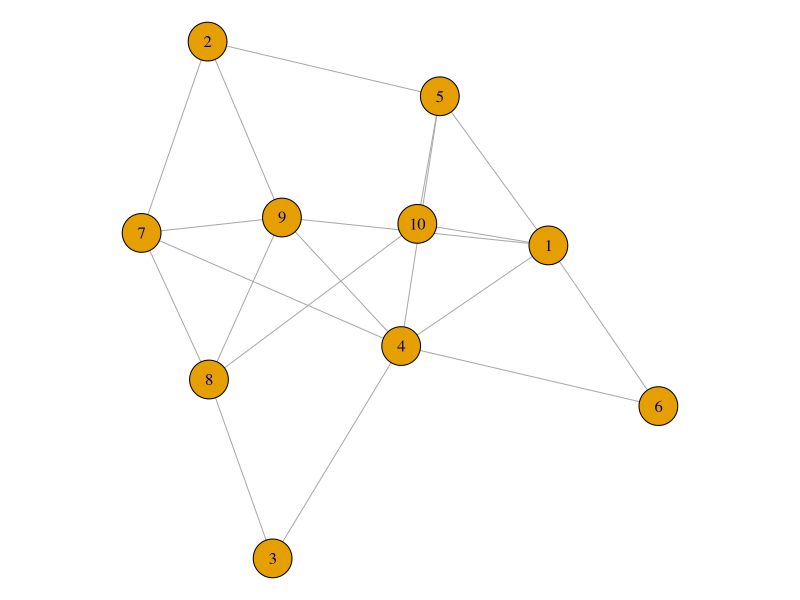
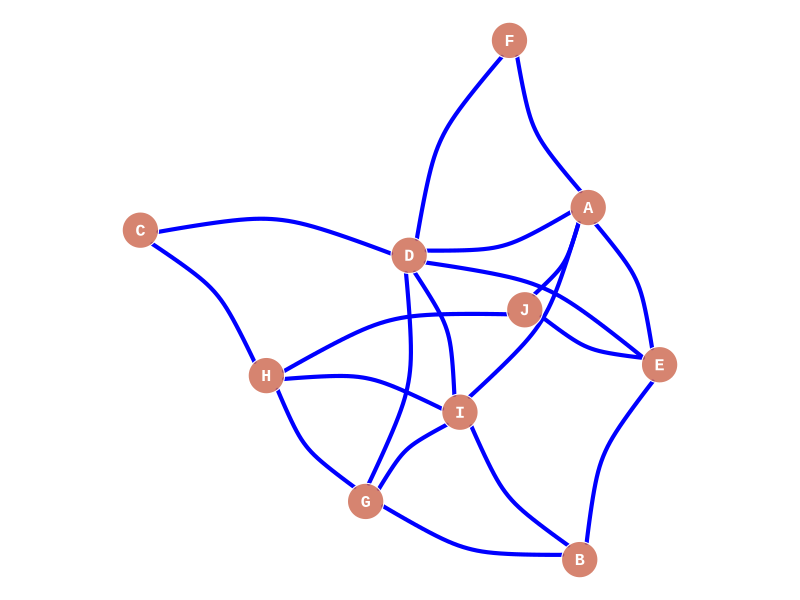

The R script that drew these images, in order:
library(igraph)

# Create data
set.seed(21)
data <- matrix(sample(0:1, 100, replace=TRUE, prob=c(0.8,0.2)), nc=10)
network <- graph_from_adjacency_matrix(data , mode='undirected', diag=F )

V(network)
E(network)

# Default network
par(mar=c(0,0,0,0))
plot(network)

plot(network, 
     
     # === vertex
     vertex.color = rgb(0.8,0.4,0.3,0.8),          # Node color
     vertex.frame.color = "white",                 # Node border color
     vertex.shape="circle",                        # One of “none”, “circle”, “square”, “csquare”, “rectangle” “crectangle”, “vrectangle”, “pie”, “raster”, or “sphere”
     vertex.size=14,                               # Size of the node (default is 15)
     vertex.size2=NA,                              # The second size of the node (e.g. for a rectangle)
     
     # === vertex label
     vertex.label=LETTERS[1:10],                   # Character vector used to label the nodes
     vertex.label.color="white",
     vertex.label.family="Courier New",            # Font family of the label (e.g.“Times”, “Helvetica”)
     vertex.label.font=2,                          # Font: 1 plain, 2 bold, 3, italic, 4 bold italic, 5 symbol
     vertex.label.cex=1,                           # Font size (multiplication factor, device-dependent)
     vertex.label.dist=0,                          # Distance between the label and the vertex
     vertex.label.degree=0 ,                       # The position of the label in relation to the vertex (use pi)
     
     # === Edge
     edge.color="blue",                            # Edge color
     edge.width=4,                                 # Edge width, defaults to 1
     edge.arrow.size=1,                            # Arrow size, defaults to 1
     edge.arrow.width=1,                           # Arrow width, defaults to 1
     edge.lty="solid",                             # Line type, could be 0 or “blank”, 1 or “solid”, 2 or “dashed”, 3 or “dotted”, 4 or “dotdash”, 5 or “longdash”, 6 or “twodash”
     edge.curved=0.3                               # Edge curvature, range 0-1 (FALSE sets it to 0, TRUE to 0.5)
)
